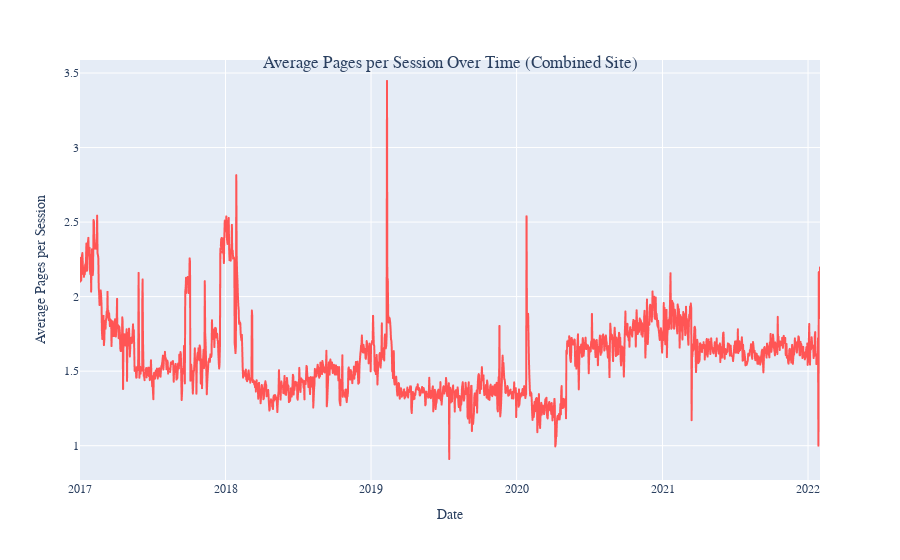

Notebook code cell kept with this figure:
### Markdown cell above
I then visualized this data using line graphs depicting average pages per session for each dataframe. For readability, the pre-split data is represented in the red line graph, while the post-split data is represented in the blue line graph.

### Code cell
# combined_site graph
px.line(
    data_frame=combined_site, 
    x="date", 
    y="pages_per_session"
    
# Make pretty
).update_traces(
    line_color="#FF5555"
).update_layout(
    font={
        "family":"Century Gothic"
    },
    title={
        "text":"Average Pages per Session Over Time (Combined Site)",
        "x":.5,
        "y":.9,
        "xanchor":"center",
        "yanchor":"top"
    },
    xaxis_title="Date",
    yaxis_title="Average Pages per Session"
)

### Figure 1 — Plotly figure (JSON) as saved in the notebook; plotly's stock layout.template omitted (floating-point values rounded to 4 significant figures; data arrays with more than 128 entries replaced by an {"elided": "..."} marker saying what was removed)
{"data": [{"hovertemplate": "date=%{x}<br>pages_per_session=%{y}<extra></extra>", "legendgroup": "", "line": {"color": "#FF5555", "dash": "solid"}, "marker": {"symbol": "circle"}, "mode": "lines", "name": "", "showlegend": false, "type": "scattergl", "x": {"elided": "1857 str values"}, "xaxis": "x", "y": {"elided": "1857 float values"}, "yaxis": "y"}], "layout": {"autosize": true, "font": {"family": "Century Gothic"}, "legend": {"tracegroupgap": 0}, "margin": {"t": 60}, "title": {"text": "Average Pages per Session Over Time (Combined Site)", "x": 0.5, "xanchor": "center", "y": 0.9, "yanchor": "top"}, "xaxis": {"anchor": "y", "autorange": true, "domain": [0, 1], "range": ["2017-01-01", "2022-01-31"], "title": {"text": "Date"}, "type": "date"}, "yaxis": {"anchor": "x", "autorange": true, "domain": [0, 1], "range": [0.7698, 3.587], "title": {"text": "Average Pages per Session"}, "type": "linear"}}}
